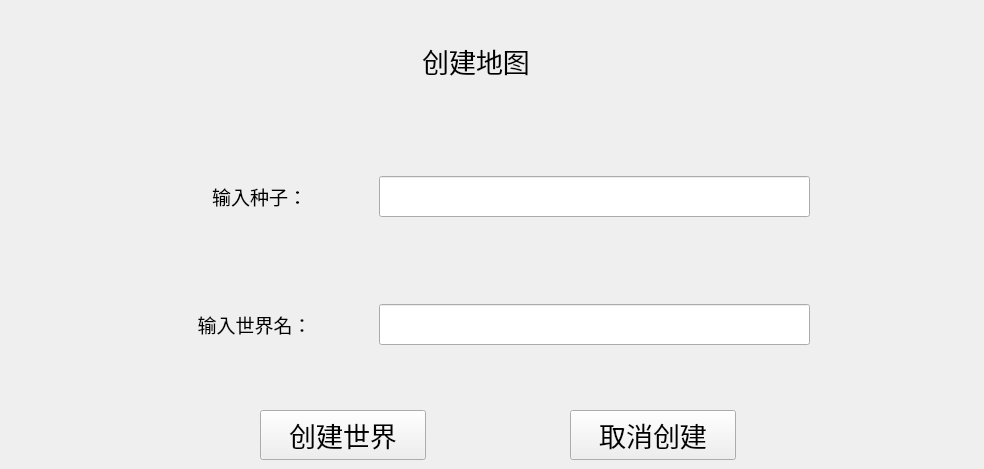
   <widget class="QWidget" name="Create_map">
    <widget class="QLabel" name="caption_createmap">
     <property name="geometry">
      <rect>
       <x>410</x>
       <y>40</y>
       <width>132</width>
       <height>41</height>
      </rect>
     </property>
     <property name="font">
      <font>
       <family>方正粗黑宋简体</family>
       <pointsize>20</pointsize>
      </font>
     </property>
     <property name="text">
      <string>创建地图</string>
     </property>
     <property name="alignment">
      <set>Qt::AlignCenter</set>
     </property>
    </widget>
    <widget class="QWidget" name="Seed_Widget" native="true">
     <property name="geometry">
      <rect>
       <x>9</x>
       <y>136</y>
       <width>966</width>
       <height>122</height>
      </rect>
     </property>
     <widget class="QLineEdit" name="seed_lineEdit">
      <property name="geometry">
       <rect>
        <x>370</x>
        <y>40</y>
        <width>431</width>
        <height>41</height>
       </rect>
      </property>
      <property name="font">
       <font>
        <family>Arial Black</family>
        <pointsize>14</pointsize>
        <weight>75</weight>
        <bold>true</bold>
       </font>
      </property>
     </widget>
     <widget class="QLabel" name="seed_label">
      <property name="geometry">
       <rect>
        <x>180</x>
        <y>40</y>
        <width>141</width>
        <height>41</height>
       </rect>
      </property>
      <property name="font">
       <font>
        <family>方正粗黑宋简体</family>
        <pointsize>14</pointsize>
        <weight>50</weight>
        <bold>false</bold>
       </font>
      </property>
      <property name="text">
       <string>输入种子：</string>
      </property>
      <property name="alignment">
       <set>Qt::AlignCenter</set>
      </property>
     </widget>
     <widget class="QLabel" name="emptyseed">
      <property name="geometry">
       <rect>
        <x>370</x>
        <y>10</y>
        <width>171</width>
        <height>21</height>
       </rect>
      </property>
      <property name="font">
       <font>
        <family>微软雅黑</family>
        <pointsize>10</pointsize>
        <weight>75</weight>
        <bold>true</bold>
       </font>
      </property>
      <property name="text">
       <string/>
      </property>
     </widget>
    </widget>
    <widget class="QWidget" name="Worldname_Widget" native="true">
     <property name="geometry">
      <rect>
       <x>9</x>
       <y>264</y>
       <width>966</width>
       <height>121</height>
      </rect>
     </property>
     <widget class="QLineEdit" name="worldname_lineEdit">
      <property name="geometry">
       <rect>
        <x>370</x>
        <y>40</y>
        <width>431</width>
        <height>41</height>
       </rect>
      </property>
      <property name="font">
       <font>
        <family>Arial Black</family>
        <pointsize>14</pointsize>
        <weight>75</weight>
        <bold>true</bold>
       </font>
      </property>
     </widget>
     <widget class="QLabel" name="worldname_label">
      <property name="geometry">
       <rect>
        <x>160</x>
        <y>40</y>
        <width>171</width>
        <height>41</height>
       </rect>
      </property>
      <property name="font">
       <font>
        <family>方正粗黑宋简体</family>
        <pointsize>14</pointsize>
       </font>
      </property>
      <property name="text">
       <string>输入世界名：</string>
      </property>
      <property name="alignment">
       <set>Qt::AlignCenter</set>
      </property>
     </widget>
     <widget class="QLabel" name="emptyworldname">
      <property name="geometry">
       <rect>
        <x>370</x>
        <y>10</y>
        <width>171</width>
        <height>21</height>
       </rect>
      </property>
      <property name="font">
       <font>
        <family>微软雅黑</family>
        <pointsize>10</pointsize>
        <weight>75</weight>
        <bold>true</bold>
       </font>
      </property>
      <property name="text">
       <string/>
      </property>
     </widget>
    </widget>
    <widget class="Menu_Button" name="Begin_Creat_World">
     <property name="geometry">
      <rect>
       <x>260</x>
       <y>410</y>
       <width>166</width>
       <height>50</height>
      </rect>
     </property>
     <property name="sizePolicy">
      <sizepolicy hsizetype="Preferred" vsizetype="Fixed">
       <horstretch>0</horstretch>
       <verstretch>0</verstretch>
      </sizepolicy>
     </property>
     <property name="font">
      <font>
       <family>方正粗黑宋简体</family>
       <pointsize>20</pointsize>
       <weight>50</weight>
       <bold>false</bold>
      </font>
     </property>
     <property name="mouseTracking">
      <bool>false</bool>
     </property>
     <property name="text">
      <string>创建世界</string>
     </property>
     <property name="iconSize">
      <size>
       <width>16</width>
       <height>16</height>
      </size>
     </property>
    </widget>
    <widget class="Menu_Button" name="Cancel_Creating">
     <property name="geometry">
      <rect>
       <x>570</x>
       <y>410</y>
       <width>166</width>
       <height>50</height>
      </rect>
     </property>
     <property name="sizePolicy">
      <sizepolicy hsizetype="Preferred" vsizetype="Fixed">
       <horstretch>0</horstretch>
       <verstretch>0</verstretch>
      </sizepolicy>
     </property>
     <property name="font">
      <font>
       <family>方正粗黑宋简体</family>
       <pointsize>20</pointsize>
       <weight>50</weight>
       <bold>false</bold>
      </font>
     </property>
     <property name="mouseTracking">
      <bool>false</bool>
     </property>
     <property name="text">
      <string>取消创建</string>
     </property>
     <property name="iconSize">
      <size>
       <width>16</width>
       <height>16</height>
      </size>
     </property>
    </widget>
    <widget class="QLabel" name="creatingmap_frame">
     <property name="geometry">
      <rect>
       <x>150</x>
       <y>120</y>
       <width>701</width>
       <height>271</height>
      </rect>
     </property>
     <property name="text">
      <string/>
     </property>
    </widget>
    <zorder>creatingmap_frame</zorder>
    <zorder>caption_createmap</zorder>
    <zorder>Seed_Widget</zorder>
    <zorder>Worldname_Widget</zorder>
    <zorder>Begin_Creat_World</zorder>
    <zorder>Cancel_Creating</zorder>
   </widget>
